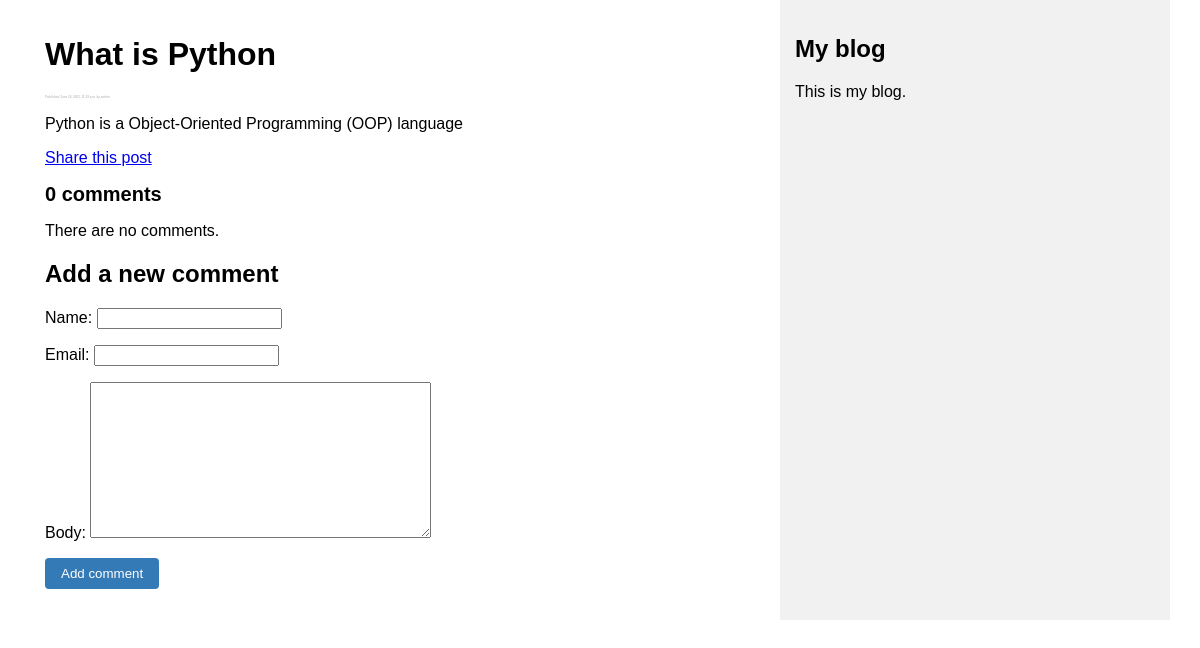
The app's page /blog/2023/6/16/what-is-python/ with its own data.
### blog/models.py (models this page shows, shortened)
class Post(models.Model):
    class Status(models.TextChoices):
        DRAFT = 'DF', 'Draft'
        PUBLISHED = 'PB', 'Published'
    author = models.ForeignKey(User, on_delete=models.CASCADE, related_name='blog_post_author')
    title = models.CharField(max_length=250)
    slug = models.SlugField(max_length=250, unique_for_date='publish')
    body = models.TextField(max_length=10000)
    publish = models.DateTimeField(default=timezone.now)
    created = models.DateTimeField(auto_now_add=True)
    updated = models.DateTimeField(auto_now=True)
    status = models.CharField(max_length=2, choices=Status.choices, default=Status.DRAFT)
    objects = models.Manager()
    published = PublishedManager()
    class Meta:
        ordering = ['-publish']
        indexes = [
            models.Index(fields=['-publish'])
        ]

### blog/views.py (the view)
# urls.py: path('<int:year>/<int:month>/<int:day>/<slug:post>/', views.post_detail, name='post_detail'),
def post_detail(request, year, month, day, post):
    post = get_object_or_404(Post,
                            status=Post.Status.PUBLISHED,
                            slug=post,
                            publish__year=year,
                            publish__month=month,
                            publish__day=day)
    comments = post.comments.filter(active=True)
    form = CommentForm()
    return render(request, 'blog/post_detail.html', {'post': post, 'comments': comments, 'form': form})

### blog/forms.py
class CommentForm(forms.ModelForm):
    class Meta:
        model=Comment
        fields = ['name', 'email', 'body']

### templates/blog/post_detail.html (shortened to what this page needs)
{% extends 'blog/base.html' %}
{% block content %}
    <h1>{{post.title}}</h1>
    <p class='date'>Published {{ post.publish }} by {{ post.author }}</p>
    {{ post.body|linebreaks }}
    <p>
        <a href='{% url "blog:post_share" post.id %}'>
        Share this post
        </a>
    </p>
    {% with comments.count as total_comments %}
        <h2 class="comment-count">
            {{ total_comments }} comment{{ total_comments|pluralize }}
        </h2>
    {% endwith %}
    {% for comment in comments %}
        <div class="comment">
            <p class="info">
                Comment {{ forloop.counter }} by {{ comment.name }}
                {{ comment.created }}
            </p>
            {{ comment.body|linebreaks }}
        </div>
    {% empty %}
        <p>There are no comments.</p>
    {% endfor %}
    {% include "blog/includes/comment_form.html" %}
{% endblock %}

### static/css/blog.css (style rules this page uses)
html { font-family: 'Lucida Sans', 'Lucida Sans Regular', 'Lucida Grande', 'Lucida Sans Unicode', Geneva, Verdana, sans-serif; }
body { margin: 0; font-family: Arial, sans-serif; }
.content .date { font-size: 3px; font-style: italic; font-weight: bold; color:#c0c0c0 }
.comment-count { font-size: 20px; margin-bottom: 10px; }

### records on screen
Post: title "What is Python", body "Python is a Object-Oriented Programming (OOP) language"

### other values on screen
{{ total_comments }} "0"
